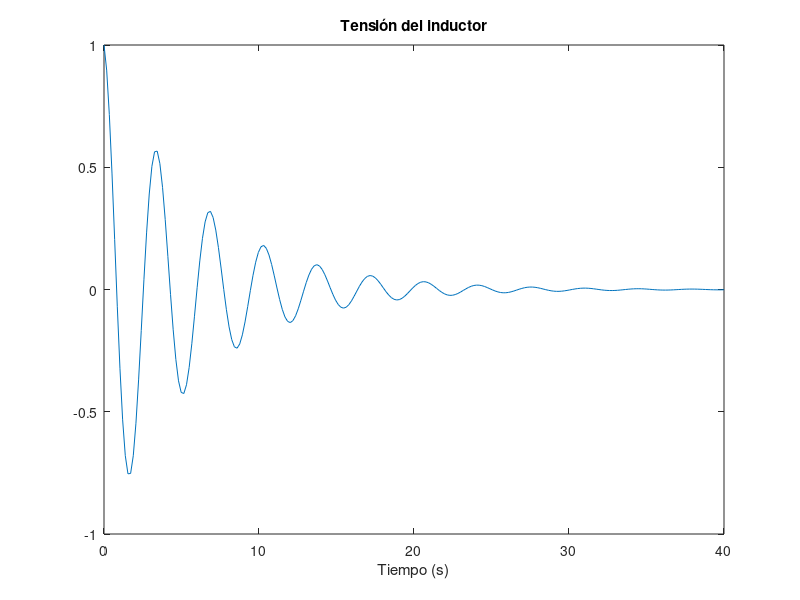

Write the MATLAB code that produced this figure.
% Representación en espacio de estados.
R = 1;
L = 3;
Cap = 0.1;
A = [-R/L,-1/L;
    1/Cap, 0];
B = [1/L;
    0];
C = [0 1;
    1 0;
    R 0;
    -R -1];
D = [0;0;0;1];
i0 = 0;
vc0 = 5;
sys = ss(A,B,C,D) % creando un sistema en represetancio de estacio de estados.
[y,t] = step(sys) % respuesta al escalon del sistema.

% Voltaje del capacitor
plot(t,y(:,1))
title('Tensión del capacitor')

% Corriente del sistema RLC
plot(t,y(:,2))
title('Corriente de malla')

% Voltaje del resistor
plot(t,y(:,3))
title('Tensión de la resistencia')
xlabel('Tiempo (s)')


% Voltaje del inductor
plot(t,y(:,4))
title('Tensión del inductor')
xlabel('Tiempo (s)')
